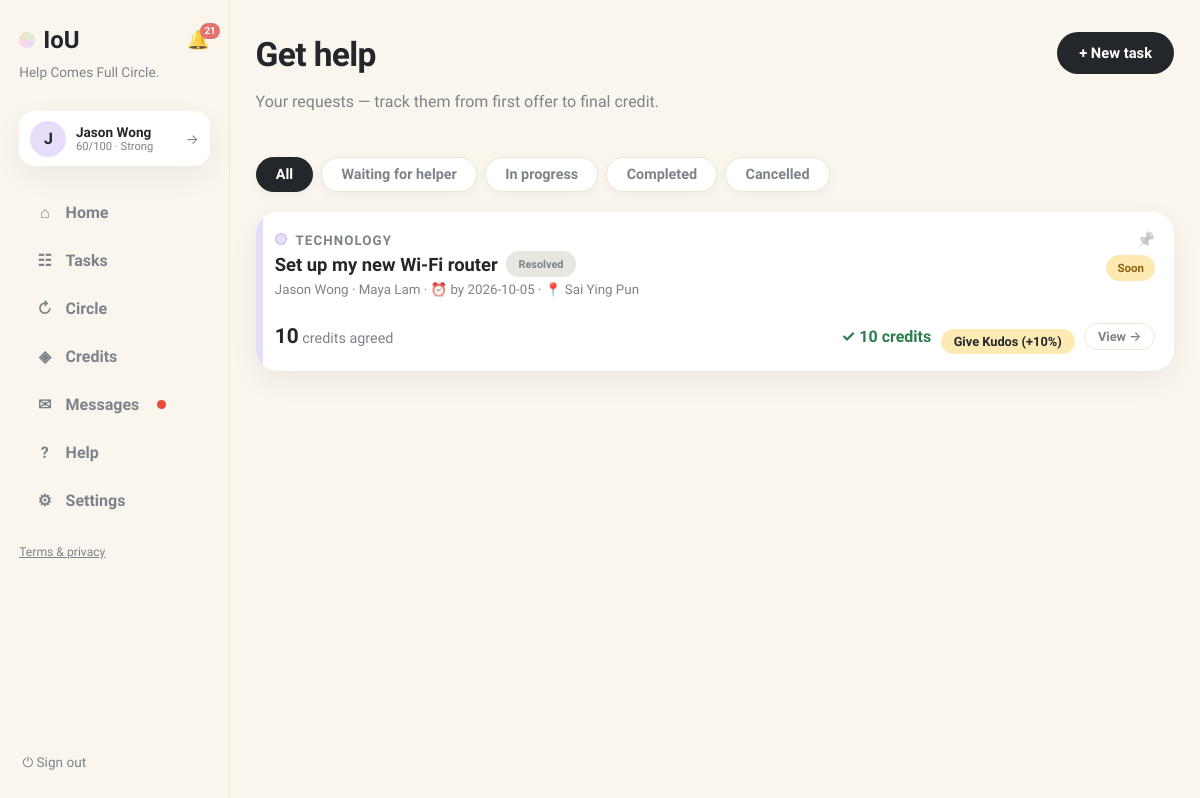
Page /my-posts (signed in) on the earlier database version.
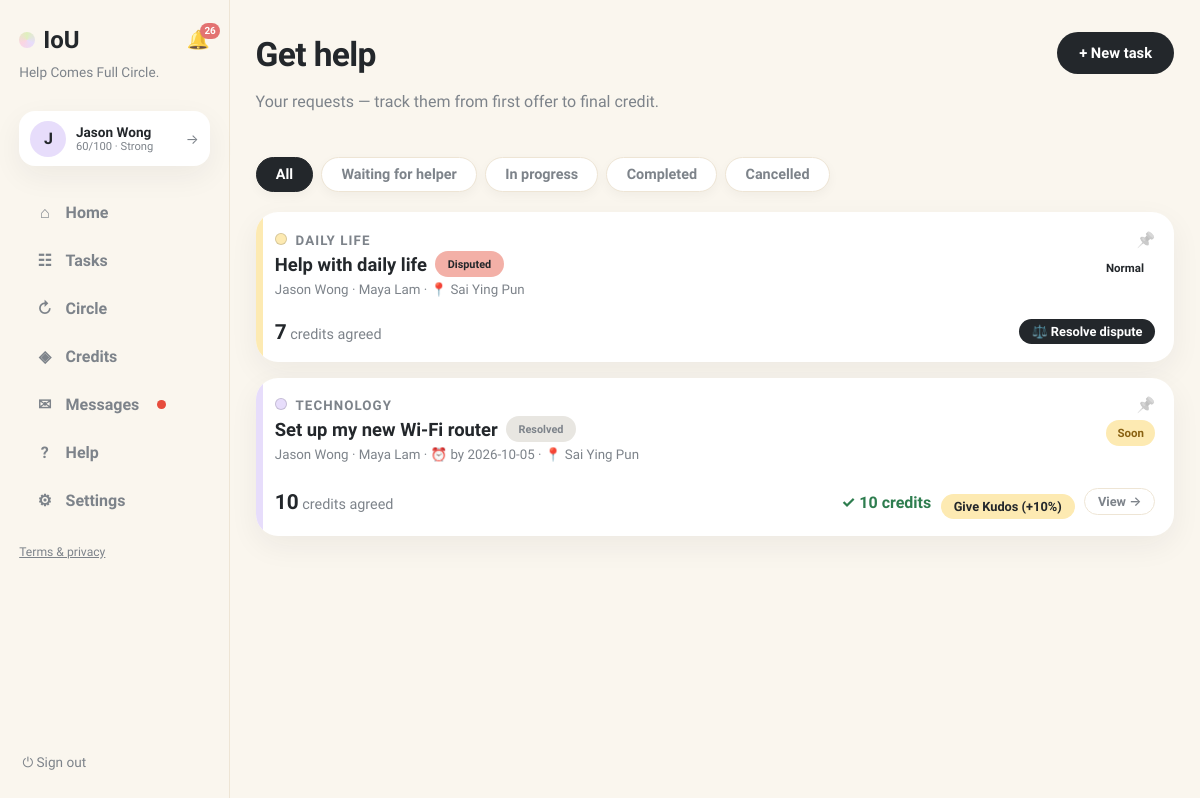
Same page on the later database version.
### tables this page shows
CREATE TABLE requests (
                id INTEGER PRIMARY KEY, title TEXT NOT NULL, description TEXT NOT NULL,
                category TEXT NOT NULL, requester_id INTEGER NOT NULL,
                status TEXT NOT NULL DEFAULT 'open', provider_id INTEGER,
                requester_value INTEGER, requester_buffer INTEGER,
                provider_value INTEGER, provider_buffer INTEGER,
                agreed_value INTEGER, negotiation_deadline TEXT,
                effort_minutes INTEGER, complexity INTEGER, quality_score INTEGER,
                completed_at TEXT,
                created_at TEXT NOT NULL, location TEXT, needed_by TEXT, urgency TEXT, meetup_date TEXT, meetup_time TEXT, meetup_location TEXT, preferred_time TEXT, completion_note TEXT, completion_evidence TEXT, confirm_requester INTEGER NOT NULL DEFAULT 0, confirm_provider INTEGER NOT NULL DEFAULT 0, started_at TEXT, provider_completed_at TEXT, requester_confirmed_at TEXT, release_at TEXT, proof_path TEXT, proof_status TEXT, dispute_eligible INTEGER NOT NULL DEFAULT 1, dispute_window_days INTEGER NOT NULL DEFAULT 3, settlement_value INTEGER, circle_id INTEGER, cancel_requested_by INTEGER, cancel_reason TEXT, cancel_compensation INTEGER NOT NULL DEFAULT 0, evidence_required INTEGER NOT NULL DEFAULT 1, duration_minutes INTEGER NOT NULL DEFAULT 0,
                FOREIGN KEY(requester_id) REFERENCES users(id),
                FOREIGN KEY(provider_id) REFERENCES users(id)
            );

CREATE TABLE users (
                id INTEGER PRIMARY KEY, name TEXT NOT NULL, email TEXT UNIQUE NOT NULL,
                password TEXT NOT NULL, balance INTEGER NOT NULL DEFAULT 0,
                held_balance INTEGER NOT NULL DEFAULT 0,
                is_moderator INTEGER NOT NULL DEFAULT 0
            , language TEXT NOT NULL DEFAULT 'en', address TEXT, district TEXT, hkid TEXT, address_id TEXT, age INTEGER, birthday TEXT, skills TEXT NOT NULL DEFAULT '', community_helper INTEGER NOT NULL DEFAULT 0, created_at TEXT, consent_analytics INTEGER NOT NULL DEFAULT 0, reliability INTEGER NOT NULL DEFAULT 60, account_status TEXT NOT NULL DEFAULT 'active', analytics_consent INTEGER NOT NULL DEFAULT 0, username TEXT, bio TEXT, verification_identity TEXT NOT NULL DEFAULT 'unverified', verification_neighbourhood TEXT NOT NULL DEFAULT 'unverified', vis_photo INTEGER NOT NULL DEFAULT 1, vis_neighbourhood INTEGER NOT NULL DEFAULT 1, vis_skills INTEGER NOT NULL DEFAULT 1, vis_bio INTEGER NOT NULL DEFAULT 1, vis_completed INTEGER NOT NULL DEFAULT 1, vis_circle INTEGER NOT NULL DEFAULT 1, circle_enabled INTEGER NOT NULL DEFAULT 1);

### app.py (the view)
@app.get("/my-posts", response_class=HTMLResponse)
def my_posts(request: Request):
    user = current_user(request)
    if not user:
        return RedirectResponse("/login", status_code=303)
    with db() as connection:
        requests, recommendations = load_board(connection)
        pinned_ids = {row["request_id"] for row in connection.execute(
            "SELECT request_id FROM pins WHERE user_id=?", (user["id"],)).fetchall()}
        mine = [item for item in requests if item["requester_id"] == user["id"]]
        mine.sort(key=lambda i: i["id"] not in pinned_ids)
        my_open = [item for item in mine if item["status"] == "open"]
        my_active = [item for item in mine if item["status"] not in ("completed", "resolved", "open", "cancelled")]
        my_cancelled = [item for item in mine if item["status"] == "cancelled"]
        my_completed = [item for item in mine if item["status"] in ("completed", "resolved")]
        history = load_history(connection, user["id"])
        disputes = load_disputes(connection)
    return render(
        request,
        "my_posts.html",
        page="posts",
        my_open=my_open,
        my_active=my_active,
        my_cancelled=my_cancelled,
        my_completed=my_completed,
        history=history,
        disputes=disputes,
        recommendations=recommendations,
        pinned_ids=pinned_ids,
        task_categories=TASK_CATEGORIES,
    )

### templates/my_posts.html (shortened to what this page needs)
{% extends "base.html" %}
{% block content %}
<header class="page-head">
  <div>
    <h1>Get help</h1>
    <p class="muted">Your requests — track them from first offer to final credit.</p>
  </div>
  <a class="btn-primary" href="/new-request">+ New task</a>
</header>
<div class="tabs" id="tabs">
  <button class="tab active" data-tab="all">All</button>
  <button class="tab" data-tab="open">Waiting for helper</button>
  <button class="tab" data-tab="active">In progress</button>
  <button class="tab" data-tab="done">Completed</button>
  <button class="tab" data-tab="cancelled">Cancelled</button>
</div>
<div class="card-list" id="post-list">
  {% for item in my_active %}<div class="post-item" data-group="active">{% include "manage_card.html" %}</div>{% endfor %}
  {% for item in my_completed %}<div class="post-item" data-group="done">{% include "manage_card.html" %}</div>{% endfor %}
</div>
{% endblock %}

### templates/base.html (shortened to what this page needs)
<!doctype html>
<html lang="en"><head><link rel="stylesheet" href="/static/style.css"></head>
<body class="app-body">
<nav class="sidebar">
  <div class="brand-row">
    <a class="brand" href="/"><span class="brand-dot"></span>IoU</a>
    {% if user %}
    <a class="bell {% if page == 'notifications' %}active{% endif %}" href="/notifications" title="Notifications">🔔{% if unread_notifs or unread_msgs %}<span class="bell-badge">{{ (unread_notifs or 0) + (unread_msgs or 0) }}</span>{% endif %}</a>
    {% endif %}
  </div>
  <p class="brand-tag">Help Comes Full Circle.</p>
  {% if user %}
  <a class="side-user" href="/profile" title="Your profile">
    <div class="avatar">{{ user.name[0] }}</div>
    {% set sc = user.reliability if user.reliability is not none else 60 %}
    {% set lab = 'Suspended' if sc <= 0 else ('Restricted' if sc < 30 else ('Limited' if sc < 60 else ('Strong' if sc < 80 else 'Excellent'))) %}
    <div class="sidebar-user-meta"><b>{{ user.name }}</b>
      <small>{{ sc }}/100 · {{ lab }}</small>
    </div>
    <span class="side-user-arrow">→</span>
  </a>
  <div class="nav-links">
    <a class="nav-link {% if page == 'home' %}active{% endif %}" href="/"><span class="nav-ico">⌂</span>Home</a>
    <a class="nav-link {% if page == 'browse' %}active{% endif %}" href="/browse"><span class="nav-ico">☷</span>Tasks</a>
    <a class="nav-link {% if page == 'circle' %}active{% endif %}" href="/chain-invitations"><span class="nav-ico">↻</span>Circle{% if circle_pending %}<span class="unread-dot"></span>{% endif %}</a>
    <a class="nav-link {% if page == 'credits' %}active{% endif %}" href="/history"><span class="nav-ico">◈</span>Credits</a>
    <a class="nav-link {% if page == 'messages' %}active{% endif %}" href="/messages"><span class="nav-ico">✉</span>Messages{% if unread_msgs %}<span class="unread-dot"></span>{% endif %}</a>
    <a class="nav-link {% if page == 'help' %}active{% endif %}" href="/help"><span class="nav-ico">?</span>Help</a>
    <a class="nav-link {% if page == 'account' %}active{% endif %}" href="/account"><span class="nav-ico">⚙</span>Settings</a>
  </div>
  <p class="nav-footer"><a href="/legal">Terms &amp; privacy</a></p>
  <form method="post" action="/logout" class="side-logout"><button class="link-button" title="Sign out">⏻ Sign out</button></form>
  {% else %}
  <div class="nav-links">
    <a class="nav-link" href="/login"><span class="nav-ico">→</span>Sign in</a>
    <a class="nav-link" href="/register"><span class="nav-ico">＋</span>Create account</a>
  </div>
  <p class="nav-footer"><a href="/legal">Terms &amp; privacy</a></p>
  {% endif %}
</nav>
<main class="content {% block content_class %}{% endblock %}">{% block content %}{% endblock %}</main>
</body></html>

### templates/manage_card.html (shortened to what this page needs)
<article class="card request-card browse-card manage-card cat-{{ item.category|slug }}">
  <div class="row">
    <div class="card-head">
      <span class="cat-dot cat-{{ item.category|slug }}"></span>
      <small class="cat-name">{{ item.category }}</small>
      <h2><a class="title-link" href="/requests/{{ item.id }}">{{ item.title }}</a>
        <span class="status s-{{ item.status }}">{{ status_labels[item.status] if status_labels is defined and item.status in status_labels else item.status.replace('_',' ') }}</span>
      </h2>
      <small class="muted browse-meta">
        {{ item.requester_name }}{% if item.provider_name %} · {{ item.provider_name }}{% endif %}
        {% if item.preferred_time %} · 🕒 {{ item.preferred_time|replace('T',' ') }}{% elif item.needed_by %} · ⏰ by {{ item.needed_by }}{% endif %}
        {% if item.location %} · 📍 {{ item.location }}{% endif %}
      </small>
    </div>
    <div class="badge-col">
      {% if pinned_ids is defined %}
      <form method="post" action="/requests/{{ item.id }}/pin" class="pin-form"><button class="pin-btn " title="{% if item.id in pinned_ids %}Unpin{% else %}Pin to top{% endif %}">📌</button></form>
      {% endif %}
      {% if item.urgency and item.urgency != 'flexible' %}<span class="urgency urgency-{{ item.urgency }}">{{ item.urgency }}</span>{% endif %}
    </div>
  </div>
  <div class="card-cta manage-cta">
    <span class="browse-offer manage-credits">
      {% if item.agreed_value %}<b>{{ item.agreed_value }}</b> credits agreed
      {% elif item.status == 'negotiating' and item.provider_value %}<b>{{ item.provider_value if item.requester_id == user.id else item.requester_value }}</b> credits on the table
      {% else %}<b>{{ item.requester_value }}</b> credits offered{% endif %}
    </span>
    {% if item.status == 'open' %}
      <a class="btn-ghost btn-sm" href="/requests/{{ item.id }}">View details →</a>
    {% elif item.status == 'negotiating' %}
      <a class="btn-primary btn-sm" href="/chat/{{ item.id }}">💬 Continue in chat</a>
    {% elif item.status == 'agreement_pending' %}
      <a class="btn-primary btn-sm" href="/chat/{{ item.id }}">Confirm exchange →</a>
    {% elif item.status == 'confirmed' %}
      <a class="btn-primary btn-sm" href="/chat/{{ item.id }}">📅 Schedule meetup</a>
    {% elif item.status == 'scheduled' %}
      <small class="muted">📅 {{ item.meetup_date }} {{ item.meetup_time }}</small><a class="btn-primary btn-sm" href="/chat/{{ item.id }}">Open workspace →</a>
    {% elif item.status == 'in_progress' %}
      {% if item.provider_id == user.id %}<a class="btn-primary btn-sm" href="/chat/{{ item.id }}">Mark as complete →</a>
      {% else %}<a class="btn-ghost btn-sm" href="/chat/{{ item.id }}">💬 Open chat</a>{% endif %}
    {% elif item.status == 'completion_submitted' %}
      {% if item.requester_id == user.id %}<a class="btn-primary btn-sm" href="/chat/{{ item.id }}">Review completion →</a>
      {% else %}<a class="btn-ghost btn-sm" href="/requests/{{ item.id }}">View details →</a>{% endif %}
    {% elif item.status == 'disputed' %}
      <a class="btn-primary btn-sm" href="/chat/{{ item.id }}">⚖️ Resolve dispute</a>
    {% elif item.status == 'human_review' %}
      <small class="muted">Moderator reviewing…</small><a class="btn-ghost btn-sm" href="/requests/{{ item.id }}">View →</a>
    {% elif item.status in ('completed','resolved') %}
      <span class="success">✓ {{ item.agreed_value }} credits</span>
      {% if item.requester_id == user.id %}{% set transaction = history | selectattr('request_id', 'equalto', item.id) | first %}{% if transaction and transaction.kudos_given %}<small class="kudos-done">Kudos sent</small>{% else %}<form method="post" action="/requests/{{ item.id }}/kudos"><input type="hidden" name="next" value="{{ next or '' }}"><button class="kudos-button btn-sm">Give Kudos (+10%)</button></form>{% endif %}{% endif %}
      <a class="btn-ghost btn-sm" href="/requests/{{ item.id }}">View →</a>
    {% endif %}
  </div>
</article>

Differences in the rows shown:
added requests: category "DAILY LIFE", title "Help with daily life", status "Disputed", requester_name "Jason Wong", provider_name "Maya Lam", location "Sai Ying Pun", urgency "Normal", agreed_value "7", shown under "Get help"
Other differences:
{{ (unread_notifs or 0) + (unread_msgs or 0) }}: "21" → "26"
